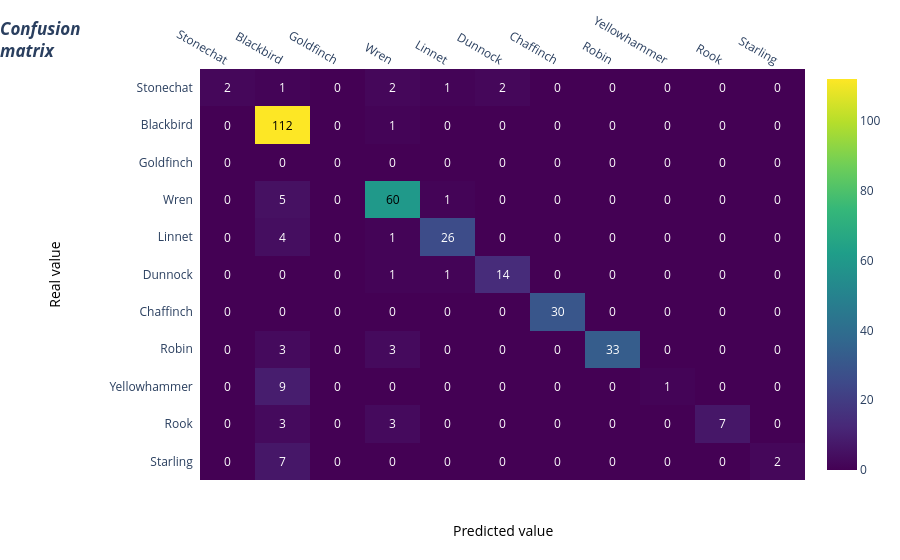

Source (notebook cell):
### Code cell
pred_lists = model.predict(train_ds)
y_pred = np.argmax(pred_lists, axis=-1)
y_true = np.array([y for _, y in train_ds.unbatch()])
pred_df    = pd.DataFrame(pred_lists, columns = categories)

#softmax_prediction_df = pred_df.apply(lambda x: np.exp(x - np.max(x))/np.exp(x - np.max(x)).sum(), axis=1)
# softmax_prediction_df.to_csv('results/'+filename_run+'_softmax_prediction_df.csv')

cm = confusion_matrix(y_true, y_pred, labels=[
                      i for i in range(len(categories))])
fig = plotly_cm(cm, list(pop_classes))
fig

### Figure 1 — Plotly figure (JSON) as saved in the notebook; plotly's stock layout.template omitted (floating-point values rounded to 4 significant figures)
{"data": [{"colorscale": [[0, "#440154"], [0.1111, "#482878"], [0.2222, "#3e4989"], [0.3333, "#31688e"], [0.4444, "#26828e"], [0.5556, "#1f9e89"], [0.6667, "#35b779"], [0.7778, "#6ece58"], [0.8889, "#b5de2b"], [1, "#fde725"]], "reversescale": false, "showscale": true, "type": "heatmap", "x": ["Stonechat", "Blackbird", "Goldfinch", "Wren", "Linnet", "Dunnock", "Chaffinch", "Robin", "Yellowhammer", "Rook", "Starling"], "y": ["Stonechat", "Blackbird", "Goldfinch", "Wren", "Linnet", "Dunnock", "Chaffinch", "Robin", "Yellowhammer", "Rook", "Starling"], "z": [[2, 1, 0, 2, 1, 2, 0, 0, 0, 0, 0], [0, 112, 0, 1, 0, 0, 0, 0, 0, 0, 0], [0, 0, 0, 0, 0, 0, 0, 0, 0, 0, 0], [0, 5, 0, 60, 1, 0, 0, 0, 0, 0, 0], [0, 4, 0, 1, 26, 0, 0, 0, 0, 0, 0], [0, 0, 0, 1, 1, 14, 0, 0, 0, 0, 0], [0, 0, 0, 0, 0, 0, 30, 0, 0, 0, 0], [0, 3, 0, 3, 0, 0, 0, 33, 0, 0, 0], [0, 9, 0, 0, 0, 0, 0, 0, 1, 0, 0], [0, 3, 0, 3, 0, 0, 0, 0, 0, 7, 0], [0, 7, 0, 0, 0, 0, 0, 0, 0, 0, 2]]}], "layout": {"annotations": [{"font": {"color": "#FFFFFF"}, "showarrow": false, "text": "2", "x": "Stonechat", "xref": "x", "y": "Stonechat", "yref": "y"}, {"font": {"color": "#FFFFFF"}, "showarrow": false, "text": "1", "x": "Blackbird", "xref": "x", "y": "Stonechat", "yref": "y"}, {"font": {"color": "#FFFFFF"}, "showarrow": false, "text": "0", "x": "Goldfinch", "xref": "x", "y": "Stonechat", "yref": "y"}, {"font": {"color": "#FFFFFF"}, "showarrow": false, "text": "2", "x": "Wren", "xref": "x", "y": "Stonechat", "yref": "y"}, {"font": {"color": "#FFFFFF"}, "showarrow": false, "text": "1", "x": "Linnet", "xref": "x", "y": "Stonechat", "yref": "y"}, {"font": {"color": "#FFFFFF"}, "showarrow": false, "text": "2", "x": "Dunnock", "xref": "x", "y": "Stonechat", "yref": "y"}, {"font": {"color": "#FFFFFF"}, "showarrow": false, "text": "0", "x": "Chaffinch", "xref": "x", "y": "Stonechat", "yref": "y"}, {"font": {"color": "#FFFFFF"}, "showarrow": false, "text": "0", "x": "Robin", "xref": "x", "y": "Stonechat", "yref": "y"}, {"font": {"color": "#FFFFFF"}, "showarrow": false, "text": "0", "x": "Yellowhammer", "xref": "x", "y": "Stonechat", "yref": "y"}, {"font": {"color": "#FFFFFF"}, "showarrow": false, "text": "0", "x": "Rook", "xref": "x", "y": "Stonechat", "yref": "y"}, {"font": {"color": "#FFFFFF"}, "showarrow": false, "text": "0", "x": "Starling", "xref": "x", "y": "Stonechat", "yref": "y"}, {"font": {"color": "#FFFFFF"}, "showarrow": false, "text": "0", "x": "Stonechat", "xref": "x", "y": "Blackbird", "yref": "y"}, {"font": {"color": "#000000"}, "showarrow": false, "text": "112", "x": "Blackbird", "xref": "x", "y": "Blackbird", "yref": "y"}, {"font": {"color": "#FFFFFF"}, "showarrow": false, "text": "0", "x": "Goldfinch", "xref": "x", "y": "Blackbird", "yref": "y"}, {"font": {"color": "#FFFFFF"}, "showarrow": false, "text": "1", "x": "Wren", "xref": "x", "y": "Blackbird", "yref": "y"}, {"font": {"color": "#FFFFFF"}, "showarrow": false, "text": "0", "x": "Linnet", "xref": "x", "y": "Blackbird", "yref": "y"}, {"font": {"color": "#FFFFFF"}, "showarrow": false, "text": "0", "x": "Dunnock", "xref": "x", "y": "Blackbird", "yref": "y"}, {"font": {"color": "#FFFFFF"}, "showarrow": false, "text": "0", "x": "Chaffinch", "xref": "x", "y": "Blackbird", "yref": "y"}, {"font": {"color": "#FFFFFF"}, "showarrow": false, "text": "0", "x": "Robin", "xref": "x", "y": "Blackbird", "yref": "y"}, {"font": {"color": "#FFFFFF"}, "showarrow": false, "text": "0", "x": "Yellowhammer", "xref": "x", "y": "Blackbird", "yref": "y"}, {"font": {"color": "#FFFFFF"}, "showarrow": false, "text": "0", "x": "Rook", "xref": "x", "y": "Blackbird", "yref": "y"}, {"font": {"color": "#FFFFFF"}, "showarrow": false, "text": "0", "x": "Starling", "xref": "x", "y": "Blackbird", "yref": "y"}, {"font": {"color": "#FFFFFF"}, "showarrow": false, "text": "0", "x": "Stonechat", "xref": "x", "y": "Goldfinch", "yref": "y"}, {"font": {"color": "#FFFFFF"}, "showarrow": false, "text": "0", "x": "Blackbird", "xref": "x", "y": "Goldfinch", "yref": "y"}, {"font": {"color": "#FFFFFF"}, "showarrow": false, "text": "0", "x": "Goldfinch", "xref": "x", "y": "Goldfinch", "yref": "y"}, {"font": {"color": "#FFFFFF"}, "showarrow": false, "text": "0", "x": "Wren", "xref": "x", "y": "Goldfinch", "yref": "y"}, {"font": {"color": "#FFFFFF"}, "showarrow": false, "text": "0", "x": "Linnet", "xref": "x", "y": "Goldfinch", "yref": "y"}, {"font": {"color": "#FFFFFF"}, "showarrow": false, "text": "0", "x": "Dunnock", "xref": "x", "y": "Goldfinch", "yref": "y"}, {"font": {"color": "#FFFFFF"}, "showarrow": false, "text": "0", "x": "Chaffinch", "xref": "x", "y": "Goldfinch", "yref": "y"}, {"font": {"color": "#FFFFFF"}, "showarrow": false, "text": "0", "x": "Robin", "xref": "x", "y": "Goldfinch", "yref": "y"}, {"font": {"color": "#FFFFFF"}, "showarrow": false, "text": "0", "x": "Yellowhammer", "xref": "x", "y": "Goldfinch", "yref": "y"}, {"font": {"color": "#FFFFFF"}, "showarrow": false, "text": "0", "x": "Rook", "xref": "x", "y": "Goldfinch", "yref": "y"}, {"font": {"color": "#FFFFFF"}, "showarrow": false, "text": "0", "x": "Starling", "xref": "x", "y": "Goldfinch", "yref": "y"}, {"font": {"color": "#FFFFFF"}, "showarrow": false, "text": "0", "x": "Stonechat", "xref": "x", "y": "Wren", "yref": "y"}, {"font": {"color": "#FFFFFF"}, "showarrow": false, "text": "5", "x": "Blackbird", "xref": "x", "y": "Wren", "yref": "y"}, {"font": {"color": "#FFFFFF"}, "showarrow": false, "text": "0", "x": "Goldfinch", "xref": "x", "y": "Wren", "yref": "y"}, {"font": {"color": "#000000"}, "showarrow": false, "text": "60", "x": "Wren", "xref": "x", "y": "Wren", "yref": "y"}, {"font": {"color": "#FFFFFF"}, "showarrow": false, "text": "1", "x": "Linnet", "xref": "x", "y": "Wren", "yref": "y"}, {"font": {"color": "#FFFFFF"}, "showarrow": false, "text": "0", "x": "Dunnock", "xref": "x", "y": "Wren", "yref": "y"}, {"font": {"color": "#FFFFFF"}, "showarrow": false, "text": "0", "x": "Chaffinch", "xref": "x", "y": "Wren", "yref": "y"}, {"font": {"color": "#FFFFFF"}, "showarrow": false, "text": "0", "x": "Robin", "xref": "x", "y": "Wren", "yref": "y"}, {"font": {"color": "#FFFFFF"}, "showarrow": false, "text": "0", "x": "Yellowhammer", "xref": "x", "y": "Wren", "yref": "y"}, {"font": {"color": "#FFFFFF"}, "showarrow": false, "text": "0", "x": "Rook", "xref": "x", "y": "Wren", "yref": "y"}, {"font": {"color": "#FFFFFF"}, "showarrow": false, "text": "0", "x": "Starling", "xref": "x", "y": "Wren", "yref": "y"}, {"font": {"color": "#FFFFFF"}, "showarrow": false, "text": "0", "x": "Stonechat", "xref": "x", "y": "Linnet", "yref": "y"}, {"font": {"color": "#FFFFFF"}, "showarrow": false, "text": "4", "x": "Blackbird", "xref": "x", "y": "Linnet", "yref": "y"}, {"font": {"color": "#FFFFFF"}, "showarrow": false, "text": "0", "x": "Goldfinch", "xref": "x", "y": "Linnet", "yref": "y"}, {"font": {"color": "#FFFFFF"}, "showarrow": false, "text": "1", "x": "Wren", "xref": "x", "y": "Linnet", "yref": "y"}, {"font": {"color": "#FFFFFF"}, "showarrow": false, "text": "26", "x": "Linnet", "xref": "x", "y": "Linnet", "yref": "y"}, {"font": {"color": "#FFFFFF"}, "showarrow": false, "text": "0", "x": "Dunnock", "xref": "x", "y": "Linnet", "yref": "y"}, {"font": {"color": "#FFFFFF"}, "showarrow": false, "text": "0", "x": "Chaffinch", "xref": "x", "y": "Linnet", "yref": "y"}, {"font": {"color": "#FFFFFF"}, "showarrow": false, "text": "0", "x": "Robin", "xref": "x", "y": "Linnet", "yref": "y"}, {"font": {"color": "#FFFFFF"}, "showarrow": false, "text": "0", "x": "Yellowhammer", "xref": "x", "y": "Linnet", "yref": "y"}, {"font": {"color": "#FFFFFF"}, "showarrow": false, "text": "0", "x": "Rook", "xref": "x", "y": "Linnet", "yref": "y"}, {"font": {"color": "#FFFFFF"}, "showarrow": false, "text": "0", "x": "Starling", "xref": "x", "y": "Linnet", "yref": "y"}, {"font": {"color": "#FFFFFF"}, "showarrow": false, "text": "0", "x": "Stonechat", "xref": "x", "y": "Dunnock", "yref": "y"}, {"font": {"color": "#FFFFFF"}, "showarrow": false, "text": "0", "x": "Blackbird", "xref": "x", "y": "Dunnock", "yref": "y"}, {"font": {"color": "#FFFFFF"}, "showarrow": false, "text": "0", "x": "Goldfinch", "xref": "x", "y": "Dunnock", "yref": "y"}, {"font": {"color": "#FFFFFF"}, "showarrow": false, "text": "1", "x": "Wren", "xref": "x", "y": "Dunnock", "yref": "y"}, {"font": {"color": "#FFFFFF"}, "showarrow": false, "text": "1", "x": "Linnet", "xref": "x", "y": "Dunnock", "yref": "y"}, {"font": {"color": "#FFFFFF"}, "showarrow": false, "text": "14", "x": "Dunnock", "xref": "x", "y": "Dunnock", "yref": "y"}, {"font": {"color": "#FFFFFF"}, "showarrow": false, "text": "0", "x": "Chaffinch", "xref": "x", "y": "Dunnock", "yref": "y"}, {"font": {"color": "#FFFFFF"}, "showarrow": false, "text": "0", "x": "Robin", "xref": "x", "y": "Dunnock", "yref": "y"}, {"font": {"color": "#FFFFFF"}, "showarrow": false, "text": "0", "x": "Yellowhammer", "xref": "x", "y": "Dunnock", "yref": "y"}, {"font": {"color": "#FFFFFF"}, "showarrow": false, "text": "0", "x": "Rook", "xref": "x", "y": "Dunnock", "yref": "y"}, {"font": {"color": "#FFFFFF"}, "showarrow": false, "text": "0", "x": "Starling", "xref": "x", "y": "Dunnock", "yref": "y"}, {"font": {"color": "#FFFFFF"}, "showarrow": false, "text": "0", "x": "Stonechat", "xref": "x", "y": "Chaffinch", "yref": "y"}, {"font": {"color": "#FFFFFF"}, "showarrow": false, "text": "0", "x": "Blackbird", "xref": "x", "y": "Chaffinch", "yref": "y"}, {"font": {"color": "#FFFFFF"}, "showarrow": false, "text": "0", "x": "Goldfinch", "xref": "x", "y": "Chaffinch", "yref": "y"}, {"font": {"color": "#FFFFFF"}, "showarrow": false, "text": "0", "x": "Wren", "xref": "x", "y": "Chaffinch", "yref": "y"}, {"font": {"color": "#FFFFFF"}, "showarrow": false, "text": "0", "x": "Linnet", "xref": "x", "y": "Chaffinch", "yref": "y"}, {"font": {"color": "#FFFFFF"}, "showarrow": false, "text": "0", "x": "Dunnock", "xref": "x", "y": "Chaffinch", "yref": "y"}, {"font": {"color": "#FFFFFF"}, "showarrow": false, "text": "30", "x": "Chaffinch", "xref": "x", "y": "Chaffinch", "yref": "y"}, {"font": {"color": "#FFFFFF"}, "showarrow": false, "text": "0", "x": "Robin", "xref": "x", "y": "Chaffinch", "yref": "y"}, {"font": {"color": "#FFFFFF"}, "showarrow": false, "text": "0", "x": "Yellowhammer", "xref": "x", "y": "Chaffinch", "yref": "y"}, {"font": {"color": "#FFFFFF"}, "showarrow": false, "text": "0", "x": "Rook", "xref": "x", "y": "Chaffinch", "yref": "y"}, {"font": {"color": "#FFFFFF"}, "showarrow": false, "text": "0", "x": "Starling", "xref": "x", "y": "Chaffinch", "yref": "y"}, {"font": {"color": "#FFFFFF"}, "showarrow": false, "text": "0", "x": "Stonechat", "xref": "x", "y": "Robin", "yref": "y"}, {"font": {"color": "#FFFFFF"}, "showarrow": false, "text": "3", "x": "Blackbird", "xref": "x", "y": "Robin", "yref": "y"}, {"font": {"color": "#FFFFFF"}, "showarrow": false, "text": "0", "x": "Goldfinch", "xref": "x", "y": "Robin", "yref": "y"}, {"font": {"color": "#FFFFFF"}, "showarrow": false, "text": "3", "x": "Wren", "xref": "x", "y": "Robin", "yref": "y"}, {"font": {"color": "#FFFFFF"}, "showarrow": false, "text": "0", "x": "Linnet", "xref": "x", "y": "Robin", "yref": "y"}, {"font": {"color": "#FFFFFF"}, "showarrow": false, "text": "0", "x": "Dunnock", "xref": "x", "y": "Robin", "yref": "y"}, {"font": {"color": "#FFFFFF"}, "showarrow": false, "text": "0", "x": "Chaffinch", "xref": "x", "y": "Robin", "yref": "y"}, {"font": {"color": "#FFFFFF"}, "showarrow": false, "text": "33", "x": "Robin", "xref": "x", "y": "Robin", "yref": "y"}, {"font": {"color": "#FFFFFF"}, "showarrow": false, "text": "0", "x": "Yellowhammer", "xref": "x", "y": "Robin", "yref": "y"}, {"font": {"color": "#FFFFFF"}, "showarrow": false, "text": "0", "x": "Rook", "xref": "x", "y": "Robin", "yref": "y"}, {"font": {"color": "#FFFFFF"}, "showarrow": false, "text": "0", "x": "Starling", "xref": "x", "y": "Robin", "yref": "y"}, {"font": {"color": "#FFFFFF"}, "showarrow": false, "text": "0", "x": "Stonechat", "xref": "x", "y": "Yellowhammer", "yref": "y"}, {"font": {"color": "#FFFFFF"}, "showarrow": false, "text": "9", "x": "Blackbird", "xref": "x", "y": "Yellowhammer", "yref": "y"}, {"font": {"color": "#FFFFFF"}, "showarrow": false, "text": "0", "x": "Goldfinch", "xref": "x", "y": "Yellowhammer", "yref": "y"}, {"font": {"color": "#FFFFFF"}, "showarrow": false, "text": "0", "x": "Wren", "xref": "x", "y": "Yellowhammer", "yref": "y"}, {"font": {"color": "#FFFFFF"}, "showarrow": false, "text": "0", "x": "Linnet", "xref": "x", "y": "Yellowhammer", "yref": "y"}, {"font": {"color": "#FFFFFF"}, "showarrow": false, "text": "0", "x": "Dunnock", "xref": "x", "y": "Yellowhammer", "yref": "y"}, {"font": {"color": "#FFFFFF"}, "showarrow": false, "text": "0", "x": "Chaffinch", "xref": "x", "y": "Yellowhammer", "yref": "y"}, {"font": {"color": "#FFFFFF"}, "showarrow": false, "text": "0", "x": "Robin", "xref": "x", "y": "Yellowhammer", "yref": "y"}, {"font": {"color": "#FFFFFF"}, "showarrow": false, "text": "1", "x": "Yellowhammer", "xref": "x", "y": "Yellowhammer", "yref": "y"}, {"font": {"color": "#FFFFFF"}, "showarrow": false, "text": "0", "x": "Rook", "xref": "x", "y": "Yellowhammer", "yref": "y"}, {"font": {"color": "#FFFFFF"}, "showarrow": false, "text": "0", "x": "Starling", "xref": "x", "y": "Yellowhammer", "yref": "y"}, {"font": {"color": "#FFFFFF"}, "showarrow": false, "text": "0", "x": "Stonechat", "xref": "x", "y": "Rook", "yref": "y"}, {"font": {"color": "#FFFFFF"}, "showarrow": false, "text": "3", "x": "Blackbird", "xref": "x", "y": "Rook", "yref": "y"}, {"font": {"color": "#FFFFFF"}, "showarrow": false, "text": "0", "x": "Goldfinch", "xref": "x", "y": "Rook", "yref": "y"}, {"font": {"color": "#FFFFFF"}, "showarrow": false, "text": "3", "x": "Wren", "xref": "x", "y": "Rook", "yref": "y"}, {"font": {"color": "#FFFFFF"}, "showarrow": false, "text": "0", "x": "Linnet", "xref": "x", "y": "Rook", "yref": "y"}, {"font": {"color": "#FFFFFF"}, "showarrow": false, "text": "0", "x": "Dunnock", "xref": "x", "y": "Rook", "yref": "y"}, {"font": {"color": "#FFFFFF"}, "showarrow": false, "text": "0", "x": "Chaffinch", "xref": "x", "y": "Rook", "yref": "y"}, {"font": {"color": "#FFFFFF"}, "showarrow": false, "text": "0", "x": "Robin", "xref": "x", "y": "Rook", "yref": "y"}, {"font": {"color": "#FFFFFF"}, "showarrow": false, "text": "0", "x": "Yellowhammer", "xref": "x", "y": "Rook", "yref": "y"}, {"font": {"color": "#FFFFFF"}, "showarrow": false, "text": "7", "x": "Rook", "xref": "x", "y": "Rook", "yref": "y"}, {"font": {"color": "#FFFFFF"}, "showarrow": false, "text": "0", "x": "Starling", "xref": "x", "y": "Rook", "yref": "y"}, {"font": {"color": "#FFFFFF"}, "showarrow": false, "text": "0", "x": "Stonechat", "xref": "x", "y": "Starling", "yref": "y"}, {"font": {"color": "#FFFFFF"}, "showarrow": false, "text": "7", "x": "Blackbird", "xref": "x", "y": "Starling", "yref": "y"}, {"font": {"color": "#FFFFFF"}, "showarrow": false, "text": "0", "x": "Goldfinch", "xref": "x", "y": "Starling", "yref": "y"}, {"font": {"color": "#FFFFFF"}, "showarrow": false, "text": "0", "x": "Wren", "xref": "x", "y": "Starling", "yref": "y"}, {"font": {"color": "#FFFFFF"}, "showarrow": false, "text": "0", "x": "Linnet", "xref": "x", "y": "Starling", "yref": "y"}, {"font": {"color": "#FFFFFF"}, "showarrow": false, "text": "0", "x": "Dunnock", "xref": "x", "y": "Starling", "yref": "y"}, {"font": {"color": "#FFFFFF"}, "showarrow": false, "text": "0", "x": "Chaffinch", "xref": "x", "y": "Starling", "yref": "y"}, {"font": {"color": "#FFFFFF"}, "showarrow": false, "text": "0", "x": "Robin", "xref": "x", "y": "Starling", "yref": "y"}, {"font": {"color": "#FFFFFF"}, "showarrow": false, "text": "0", "x": "Yellowhammer", "xref": "x", "y": "Starling", "yref": "y"}, {"font": {"color": "#FFFFFF"}, "showarrow": false, "text": "0", "x": "Rook", "xref": "x", "y": "Starling", "yref": "y"}, {"font": {"color": "#FFFFFF"}, "showarrow": false, "text": "2", "x": "Starling", "xref": "x", "y": "Starling", "yref": "y"}, {"font": {"color": "black", "size": 14}, "showarrow": false, "text": "Predicted value", "x": 0.5, "xref": "paper", "y": -0.15, "yref": "paper"}, {"font": {"color": "black", "size": 14}, "showarrow": false, "text": "Real value", "textangle": -90, "x": -0.26, "xref": "paper", "y": 0.5, "yref": "paper"}], "margin": {"l": 200, "t": 50}, "title": {"text": "<i><b>Confusion<br>matrix</b></i>", "x": 0}, "xaxis": {"dtick": 1, "gridcolor": "rgb(0, 0, 0)", "side": "top", "ticks": ""}, "yaxis": {"autorange": "reversed", "dtick": 1, "ticks": "", "ticksuffix": "  "}}}
